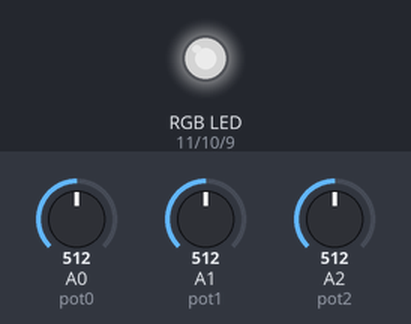
The sketch below on a simulated Arduino Uno, built with avr-gcc and run on an emulated ATmega328P. On the bench: an RGB LED mixed from three pins (HIGH = lit). The test bench sets the inputs (shaded band); at power-on: A0 (pot0) = 512, A1 (pot1) = 512, A2 (pot2) = 512. Dim RGB values are drawn brighter than linear.

Above: at 1.2 s.
1.3 s: A0 (pot0) set to 306
At 2.3 s:
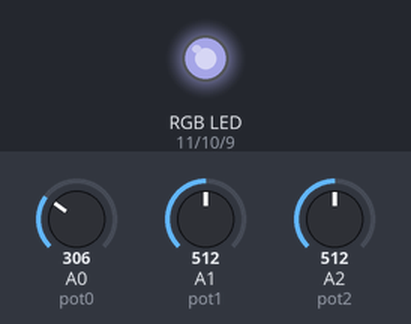
2.8 s: A1 (pot1) set to 306
At 3.4 s:
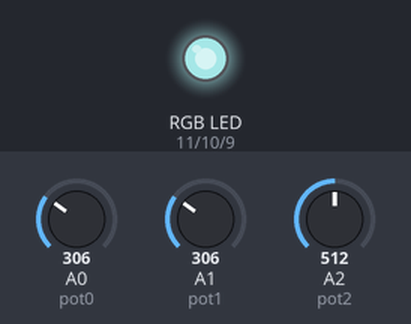
4.3 s: A2 (pot2) set to 306
At 4.6 s:
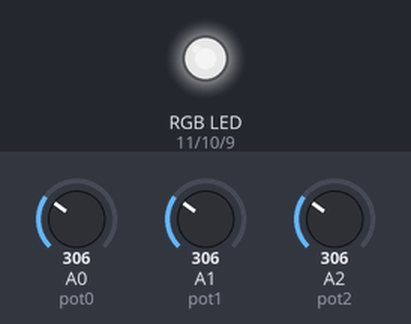
5.8 s: A0 (pot0) set to 122
At 6.9 s:
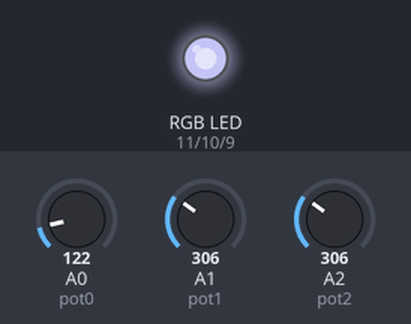
7.3 s: A1 (pot1) set to 122
At 8.0 s:
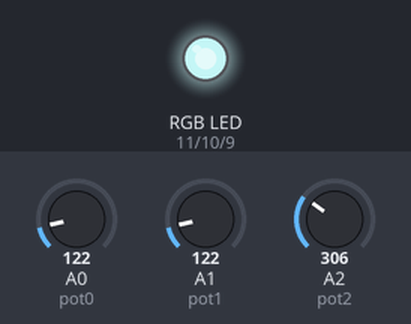
8.8 s: A2 (pot2) set to 122
At 9.2 s:
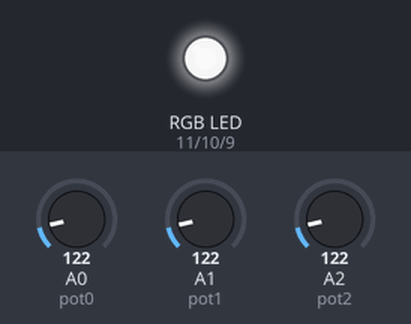
Timing chart, 0 to 11.3 s (numbered marks = the images above; inputs shaded):
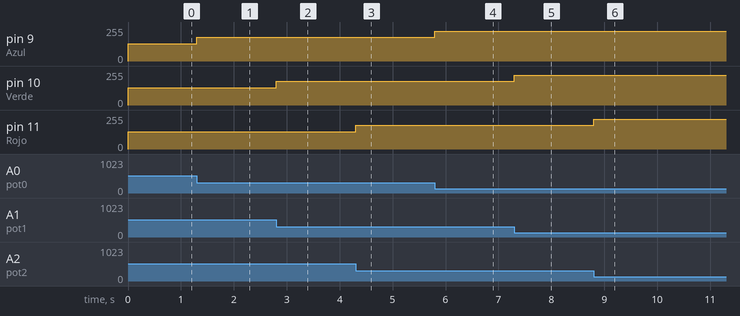

Measured:
- after the input at 1.3 s, pin 9 (Azul): 128/255 → 179/255 at once
- after the input at 2.8 s, pin 10 (Verde): 128/255 → 179/255 at once
- after the input at 4.3 s, pin 11 (Rojo): 128/255 → 179/255 at once
- after the input at 5.8 s, pin 9 (Azul): 179/255 → 225/255 at once
- after the input at 7.3 s, pin 10 (Verde): 179/255 → 225/255 at once
- after the input at 8.8 s, pin 11 (Rojo): 179/255 → 225/255 at once

The sketch:

1-marzo.ino
```cpp
int Rojo=11;
  int Verde=10;
  int Azul=9;

  int pot0=A0;
  int pot1=A1;
  int pot2=A2;

  int valorsensor0=0;
  int valorsensor1=1;
  int valorsensor2=2;

  float divisionR;
  float divisionV;
  float divisionA;

void setup() {
   pinMode(Rojo,OUTPUT);
  pinMode(Verde,OUTPUT);
  pinMode(Azul,OUTPUT);
  Serial.begin(9600);

}

void loop() {
float Constante=(float) 255 / 1023;
  valorsensor0 = analogRead(pot2);
  valorsensor1 = analogRead(pot1);
  valorsensor2 = analogRead(pot0);

  divisionR = Constante * valorsensor0;
  divisionV = Constante * valorsensor1;
  divisionA = Constante * valorsensor2;

  color(divisionR,divisionV,divisionA);
}

void color(int rojo, int verde, int azul){
  analogWrite(Rojo, 255-rojo);
  analogWrite(Verde, 255-verde);
  analogWrite(Azul, 255-azul);

}
```
